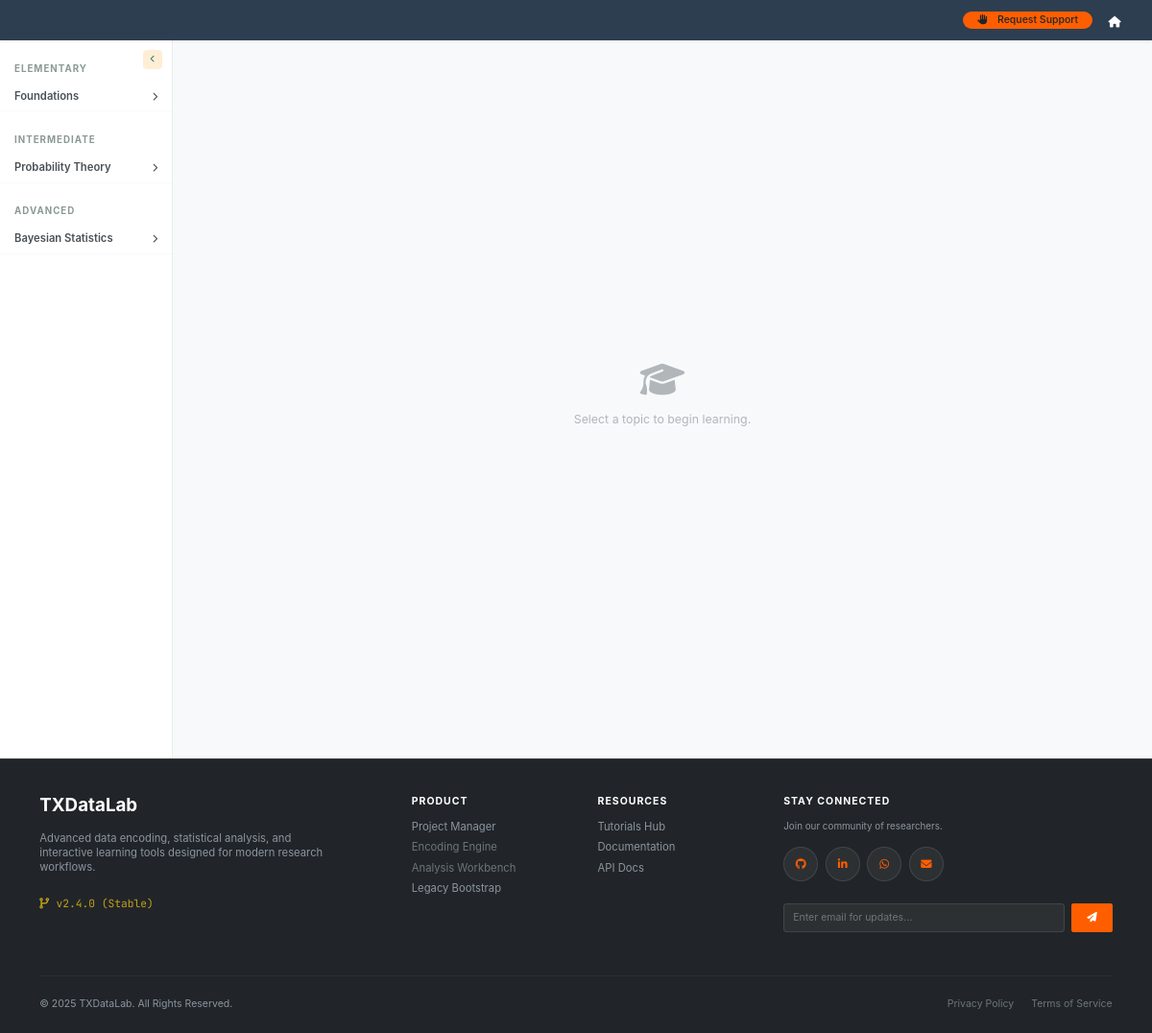
The page /tutorials/ on the database as committed earlier.
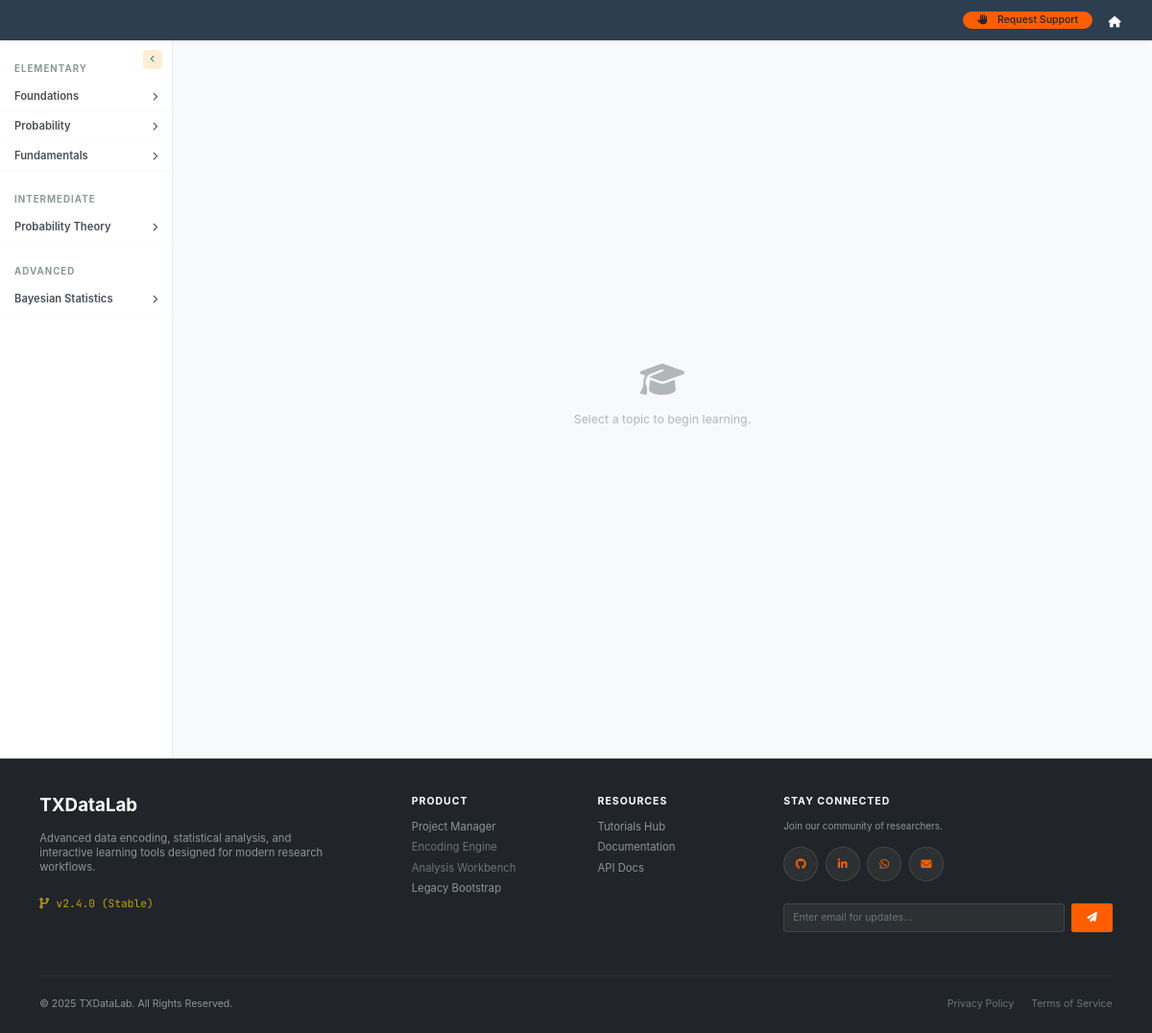
The same page on the database as committed later.
### app/app_database/tutorials_models.py (models this page shows, shortened)
class TutorialLevel(db.Model):
    __tablename__ = "tutorial_levels"
    id = db.Column(db.Integer, primary_key=True)
    title = db.Column(db.String(120), nullable=False, unique=True)
    description = db.Column(db.Text)
    sections = db.relationship(
        "TutorialSection",
        back_populates="level",
        cascade="all, delete-orphan",
        lazy="select"
    )

class TutorialSection(db.Model):
    __tablename__ = "tutorial_sections"
    id = db.Column(db.Integer, primary_key=True)
    level_id = db.Column(db.Integer, db.ForeignKey("tutorial_levels.id"), nullable=False)
    title = db.Column(db.String(200), nullable=False)
    description = db.Column(db.Text)
    level = db.relationship("TutorialLevel", back_populates="sections")
    topics = db.relationship(
        "TutorialTopic",
        back_populates="section",
        cascade="all, delete-orphan",
        lazy="select"
    )

### app/app_tutorials/tutorials.py (the view)
@tutorials_bp.route('/')
def index():
    levels = TutorialLevel.query.order_by(TutorialLevel.id).all()
    return render_template('tutorials/base_tutorials.html', levels=levels)

### app/app_tutorials/templates/tutorials/base_tutorials.html (shortened to what this page needs)
{% extends "layout.html" %}
{% block content %}
<div class="tutorial-container">
    <div id="sidebar-curr" class="sidebar-curriculum">
        <button class="toggle-btn" onclick="toggleSidebar('curr')" title="Collapse Sidebar">
            <i class="fas fa-chevron-left"></i>
        </button>
        {% for level in levels %}
            <div class="level-header">{{ level.title }}</div>
            {% for section in level.sections %}
                {% set current_topic_id = active_topic.id if active_topic else (active_subtopic.topic.id if active_subtopic else -1) %}
                {% set is_section_active = False %}
                {% for t in section.topics %}
                    {% if t.id == current_topic_id %}{% set is_section_active = True %}{% endif %}
                {% endfor %}
                <div class="section-toggler {% if is_section_active %}active{% endif %}"
                     onclick="toggleSection('sec-{{ section.id }}', this)">
                    <span>{{ section.title }}</span>
                    <i class="fas fa-chevron-right {% if is_section_active %}fa-rotate-90{% endif %}" style="font-size: 0.6rem;"></i>
                </div>
            {% endfor %}
        {% endfor %}
    </div>
    <div class="main-content-area">
        {% if active_topic or active_subtopic %}
            {% block tutorial_content %}{% endblock %}
        {% else %}
            <div class="d-flex align-items-center justify-content-center h-100 text-muted">
                <div class="text-center opacity-50">
                    <i class="fas fa-graduation-cap fa-3x mb-3"></i>
                    <p>Select a topic to begin learning.</p>
                </div>
            </div>
        {% endif %}
    </div>
</div>
{% endblock %}

Rows that differ between the two databases and show on the page:
added TutorialSection: title "Probability", shown under TutorialLevel "ELEMENTARY"
added TutorialSection: title "Fundamentals", shown under TutorialLevel "ELEMENTARY"
